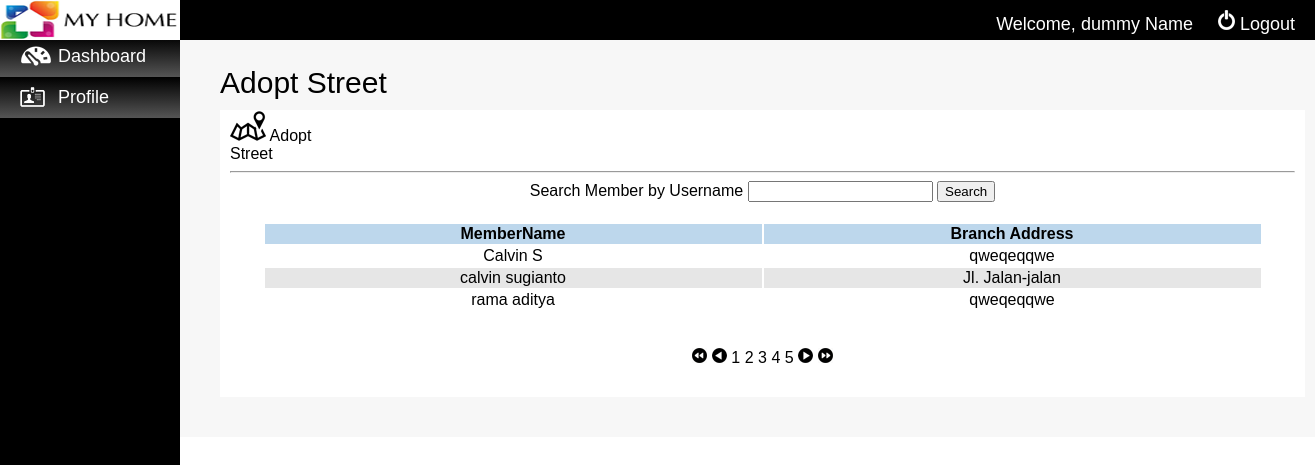
Page /adoptstreetadmin.php (signed in) on the committed database.
### tables this page shows
CREATE TABLE IF NOT EXISTS `member` (
  `MemberID` char(7) NOT NULL,
  `Username` varchar(20) NOT NULL,
  `Password` varchar(100) NOT NULL,
  `MemberName` varchar(50) NOT NULL,
  `MemberAddress` varchar(50) NOT NULL,
  `MemberEmail` varchar(50) NOT NULL,
  `MemberPhone` varchar(20) NOT NULL,
  `MemberPhoto` varchar(100) NOT NULL,
  `BranchID` char(7) NOT NULL,
  PRIMARY KEY (`MemberID`,`BranchID`),
  KEY `BranchID` (`BranchID`)
);

CREATE TABLE IF NOT EXISTS `branch` (
  `BranchID` char(7) NOT NULL,
  `BranchLongitude` float NOT NULL,
  `BranchLatitude` float NOT NULL,
  `BranchAddress` varchar(100) NOT NULL,
  `Region` varchar(20) NOT NULL,
  `StaffID` char(7) NOT NULL,
  PRIMARY KEY (`BranchID`,`StaffID`),
  KEY `StaffID` (`StaffID`)
);

### adoptstreetadmin.php (the view, shortened to what this page needs)
<!DOCTYPE HTML PUBLIC "-//W3C//DTD HTML 4.01 Transitional//EN" "http://www.w3.org/TR/html4/loose.dtd">
<html>
	<body>
		<div id="container">
			<?php include("headeradmin.php"); ?>
       			<div id="contentadmin">
				<div class="headercontentadmin">Adopt Street</div>
				<div class="fieldcontentadmin">
					<div class="subheaderadmin">
						<div class="adminicon">
                            <a href="adoptstreetadmin.php">
                                <img src="assets/images/adoptstreet.png"/>
                                Adopt Street
                            </a>
                        </div>
						<hr/>
					</div>
					<div>
                        <form method="post" action="memberadmin.php">
                        <div align="center" class="font">
                        Search Member by Username
                        <input type="text" name="username"/>
                        <input type="submit" value="Search" />
                        </div>
                         </form>
                         <?php
								$search="";
								$query2 = "select * FROM member a join branch b on a.branchid=b.branchid where username like '%$search%'";
								$result = mysql_query($query2);
								$i=0;
						?>
                    		<table class="tableadmin">
                                <tr class="colortableheader" align="center">
                                    <td>MemberName</td>
                                    <td>Branch Address</td>
                                </tr>
                                <?php
                                    while($row=mysql_fetch_array($result)){
                                ?>
                    		    <tr align="center" <?php if($i % 2 ==1) echo 'class="colortablecontent"'?>  >
                                    <td width="350"> <?php echo $row['MemberName']?> </td>
                                    <td width="350"> <?php echo $row['BranchAddress']?> </td>
                                </tr>
                                <?php
                                        $i++;
                                    }
                                ?>
                            </table>
                        <br/><br/>
						<div class="font paging">
                                <img src="assets/images/first.png"> <img src="assets/images/prev.png"> 1 2 3 4 5 <img src="assets/images/next.png"> <img src="assets/images/last.png">
                        </div>
				        </div>
			         </div>
			</div>
		</div>
	</body>
</html>

### assets/css/style.css (style rules this page uses)
body { margin:0 0; padding:0 0; }
#container { width:auto; height:auto; margin:0 auto; }
#contentadmin { width:auto; margin: 0 auto; background-color: #f7f7f7; padding-top: 30px; padding-bottom: 30px; }
.headercontentadmin { width: 1085px; margin-left: 220px; margin-bottom: 10px; font:normal 30px Calibri,Sans-Serif; }
.fieldcontentadmin { width: 1085px; height: auto; background: white; margin-left: 220px; margin-bottom: 10px; display: inline-block; padding-bottom: 30px; }
.subheaderadmin { width:auto; margin-left:10px; margin-right:10px; font:normal 16px Calibri,Sans-Serif; padding-top: 1px; }
.tableadmin { font:normal 16px Calibri,Sans-Serif; width: 1000px; margin: 0 auto; margin-top: 20px; }
.colortableheader { background: #bdd7ec; font-weight: bold; }
.colortablecontent { background: #e6e6e6; }
.adminicon { width:128px; display: inline-block; }
.adminicon a:link { display: block; text-decoration:none; font:normal 16px Calibri,Sans-Serif; color:black; }
.font { font:normal 16px Calibri,Sans-Serif; }
.paging { width: auto; text-align: center; }

### rows in the picture
member: MemberName "Calvin S", branch.BranchAddress "qweqeqqwe"
member: MemberName "calvin sugianto", branch.BranchAddress "Jl. Jalan-jalan"
member: MemberName "rama aditya", branch.BranchAddress "qweqeqqwe"

### other values in the picture
$StaffName "dummy Name"
